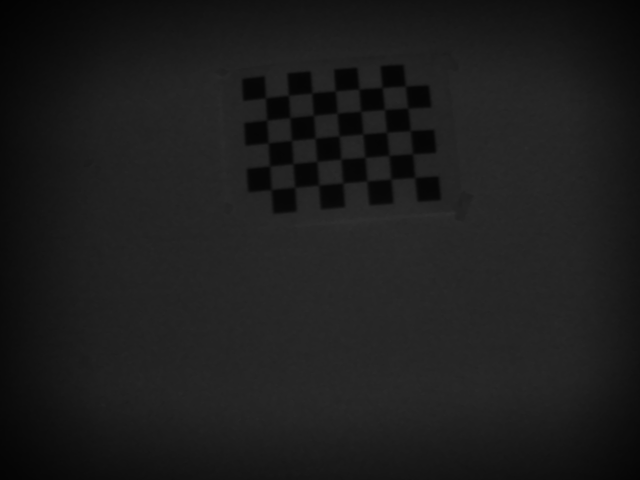
#> input picture data/parallelPlaneTocheckerboard/Plane50/GrayImage_0.png, 640 x 480 px; its folder holds only this picture in this run
$ python openCVcalibration.py
#> lines starting #> are read from the running program, lines starting #| are printed output that depends on the picture; after the words box and inside, x2 and y2 are one past the last pixel; in counts of white or black regions, pixels touching at a corner belong together; long printed decimals are rounded
import numpy as np
import cv2
import glob

# termination criteria
criteria = (cv2.TERM_CRITERIA_EPS + cv2.TERM_CRITERIA_MAX_ITER, 30, 0.001)


def calibrate(square_size, width=7, height=5):
    """ Apply camera calibration operation for images in the given directory path. """
#> called with square_size = 0.03, width = 7, height = 5
    # prepare object points, like (0,0,0), (1,0,0), (2,0,0) ....,(8,6,0)
    objp = np.zeros((height*width, 3), np.float32)
    objp[:, :2] = np.mgrid[0:width, 0:height].T.reshape(-1, 2)

    objp = objp * square_size

    # Arrays to store object points and image points from all the images.
    objpoints = []  # 3d point in real world space
    imgpoints = []  # 2d points in image plane.

    prefix = 'GrayImage_'
    image_format = 'png'
    dirpath = './data/parallelPlaneTocheckerboard/Plane*'
    images = glob.glob(dirpath +'/' + prefix + '*.' + image_format)

    for fname in images:
        img = cv2.imread(fname,0) # Using 0 to read image in grayscale mode
#> img is the input picture: shape (480, 640); min 2, max 47, mean 28.7
        gray = img
        # gray = cv2.cvtColor(img, cv2.COLOR_BGR2GRAY)

        # Find the chess board corners
        ret, corners = cv2.findChessboardCorners(gray, (width, height), None)
#> ret = True; corners = 35 rows, first 8: [265.3, 98.36], [288.3, 95.54], [311.7, 93.35], [334.9, 90.92], [358.4, 89.46], [381.8, 87.61], [405.3, 86.32], [267, 120.2]

        # If found, add object points, image points (after refining them)
        if ret:
            objpoints.append(objp)

            corners2 = cv2.cornerSubPix(gray, corners, (11, 11), (-1, -1), criteria)
#> corners2 = 35 rows, first 8: [265.5, 97.73], [288.5, 95.25], [311.9, 92.86], [335.3, 90.85], [358.9, 88.95], [382.1, 87.46], [405.4, 86.13], [266.7, 120.1]
            imgpoints.append(corners2)

            # Draw and display the corners
            img = cv2.drawChessboardCorners(img, (width, height), corners2, ret)
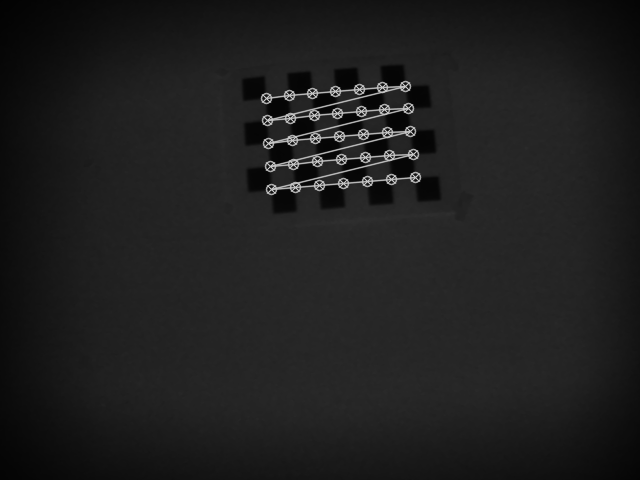
#> img: shape (480, 640); 2.1% of pixels changed, all inside (x1, y1, x2, y2) = (260, 80, 422, 196)
#> pass 2 of the loop in calibrate, `for fname in images:`:
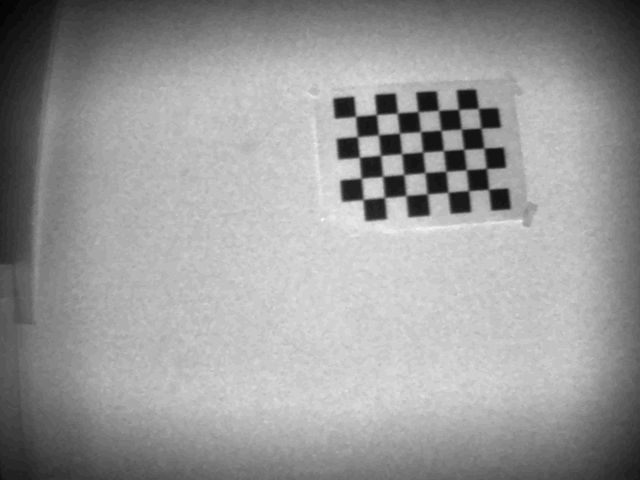
#> input picture data/parallelPlaneTocheckerboard/Plane55/GrayImage_3.png, 640 x 480 px
#> in calibrate, img is the input picture: shape (480, 640); min 1, max 39, mean 23.9
#> corners = 35 rows, first 8: [355, 117.3], [376.5, 114.6], [396.3, 114], [417.2, 110.9], [438.3, 110.5], [458.5, 109.5], [477.7, 108.9], [356.4, 136]
#> corners2 = 35 rows, first 8: [355.6, 116.3], [376.4, 114.4], [397.4, 113.1], [418, 111.5], [438.5, 110.3], [458.6, 109.4], [478.4, 108.4], [357.6, 136.5]
#> in calibrate, `img = cv2.drawChessboardCorners(img, (width, height), corners2, ret)`:
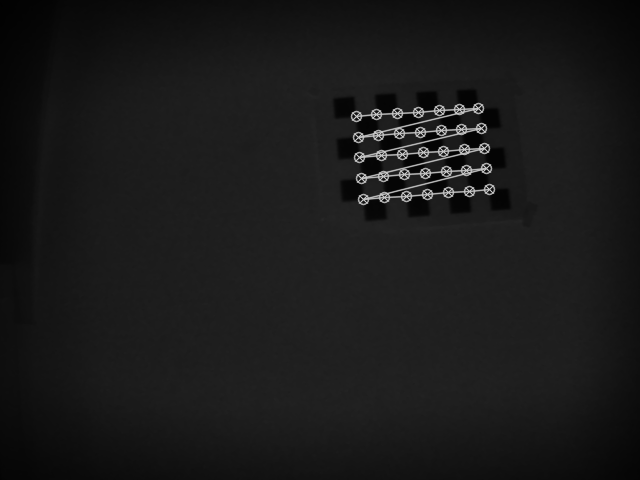
#> img: shape (480, 640); 1.93% of pixels changed, all inside (x1, y1, x2, y2) = (350, 102, 496, 206)
#> pass 3 of the loop in calibrate, `for fname in images:`:
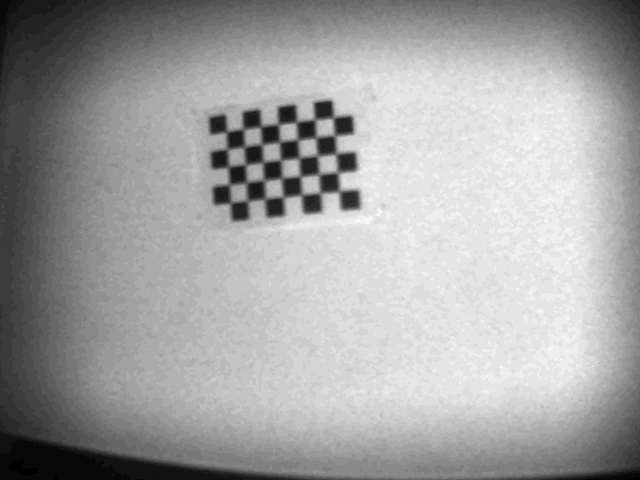
#> input picture data/parallelPlaneTocheckerboard/Plane60/GrayImage_1.png, 640 x 480 px
#> in calibrate, img is the input picture: shape (480, 640); min 0, max 30, mean 19.1
#> corners = 35 rows, first 8: [226.5, 131], [243.5, 128.5], [261, 126], [278.5, 123.5], [296.5, 121.5], [315, 119.5], [333, 117], [227, 149]
#> corners2 = 35 rows, first 8: [226.5, 131.6], [243.2, 129.2], [260.7, 126.4], [278.5, 124.2], [296.5, 121.9], [314.8, 119.7], [333.1, 117.3], [227.4, 149.1]
#> in calibrate, `img = cv2.drawChessboardCorners(img, (width, height), corners2, ret)`:
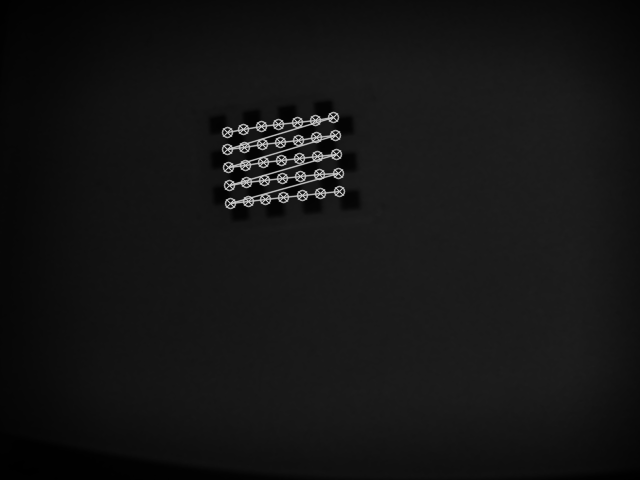
#> img: shape (480, 640); 1.77% of pixels changed, all inside (x1, y1, x2, y2) = (221, 111, 346, 210)

    ret, mtx, dist, rvecs, tvecs = cv2.calibrateCamera(objpoints, imgpoints, gray.shape[::-1], None, None)
#> ret = 0.161; mtx = [[2506, 0, 317.5], [0, 2444.7, 237.2], [0, 0, 1]]; dist = [[-6.8, -130.5, 0.0283, 0.195, -1.45]]; rvecs = ([-0.00145, -0.239, -0.0876], [0.00118, -0.243, -0.0939], [-0.0157, 0.269, -0.0891]); tvecs = ([-0.0673, -0.179, 3], [0.0508, -0.172, 3.42], [-0.15, -0.176, 3.89])

    return [ret, mtx, dist, rvecs, tvecs]


def save_coefficients(mtx, dist, path):
    """ Save the camera matrix and the distortion coefficients to given path/file. """
    cv_file = cv2.FileStorage(path, cv2.FILE_STORAGE_WRITE)
    cv_file.write("K", mtx) # K is intrinsic matrix
    cv_file.write("D", dist) # D is distortion matrix
    # D = [k1, k2, p1, p2(, k3, k4, k5, k6)]
    # k is radial distortion coefficient
    # p is tangential distortion coefficient

    cv_file.release() # note you *release* you don't close() a FileStorage object


def load_coefficients(path):
    """ Loads camera matrix and distortion coefficients. """
    # FILE_STORAGE_READ
    cv_file = cv2.FileStorage(path, cv2.FILE_STORAGE_READ)

    # note we also have to specify the type to retrieve other wise we only get a
    # FileNode object back instead of a matrix
    camera_matrix = cv_file.getNode("K").mat()
    dist_matrix = cv_file.getNode("D").mat()

    cv_file.release()
    return [camera_matrix, dist_matrix]


if __name__ == '__main__':
    save_file = 'camera2.yml'
    ret, mtx, dist, rvecs, tvecs = calibrate(square_size=0.03)
#> ret = 0.161; mtx = [[2506, 0, 317.5], [0, 2444.7, 237.2], [0, 0, 1]]; dist = [[-6.8, -130.5, 0.0283, 0.195, -1.45]]
    save_coefficients(mtx, dist, save_file)
    print("Calibration is finished. RMS: ", ret)
#| Calibration is finished. RMS:  0.1605
